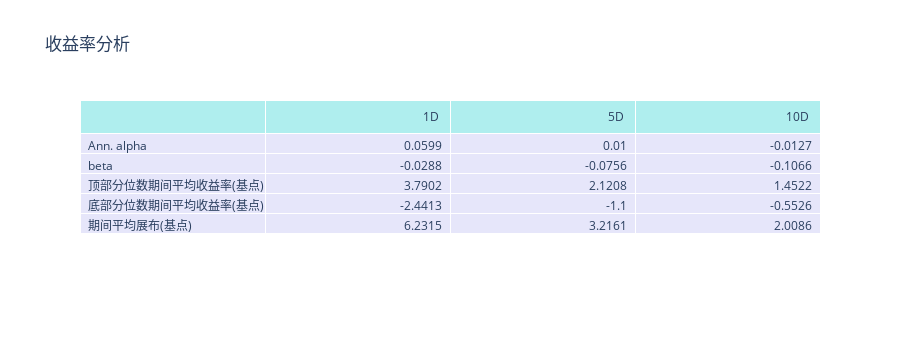
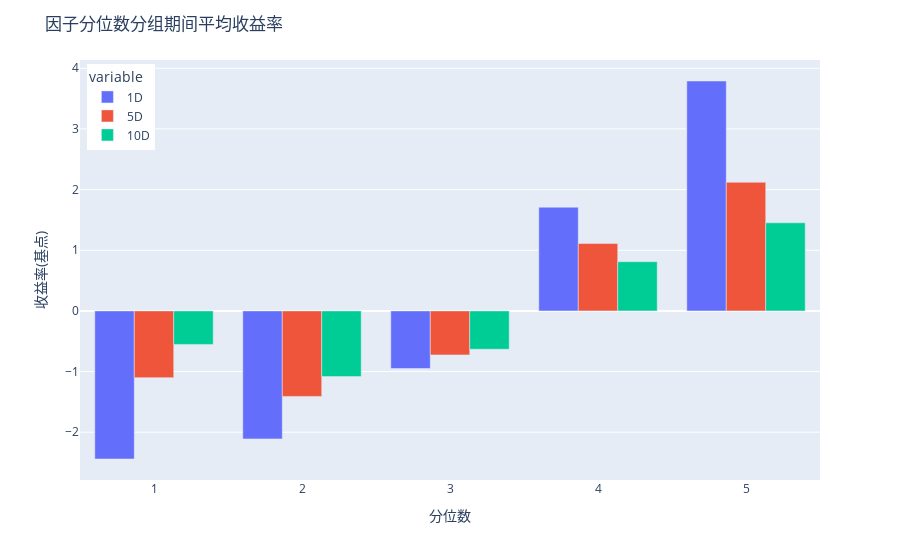
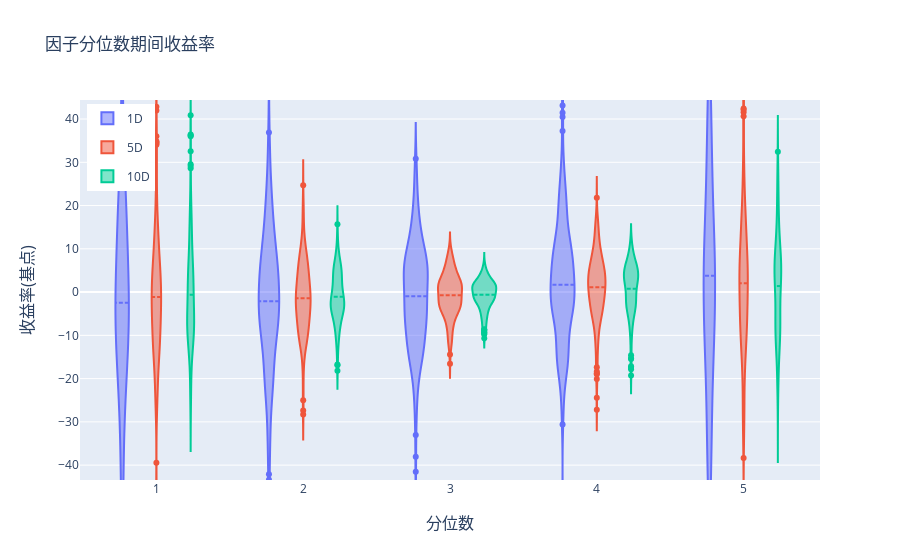
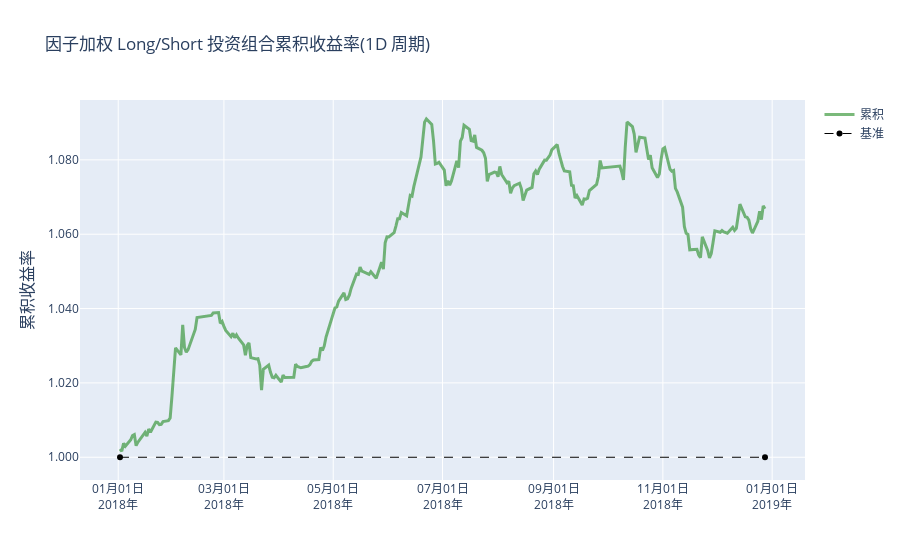

The notebook cell these images were saved under, in order:
### Markdown cell above
## Analyzing Alpha Factors By Group
Alphalens allows you to group assets using a classifier. A common use case for this is creating a classifier that specifies which sector each equity belongs to, then comparing your alpha factor's returns among sectors.

You can group assets by any classifier, but sector is most common. The pipeline in the first cell of this lesson returns a column named sector, whose values represent the corresponding Morningstar sector code. All we have to do now is pass that column to the groupby argument of `get_clean_factor_and_forward_returns()`

The following code shows how to make those changes.

### Code cell
from alphalens.tears import create_returns_tear_sheet

sector_labels, sector_labels[-1] = dict(Sector.SECTOR_NAMES), "Unknown"

factor_data = get_clean_factor_and_forward_returns(
    factor=pipeline_output['factor_to_analyze'],
    prices=pricing_data,
    groupby=pipeline_output['sector'],
    groupby_labels=sector_labels,
)

create_returns_tear_sheet(factor_data=factor_data, by_group=True)

### Figure 1 — Plotly figure (JSON) as saved in the notebook; plotly's stock layout.template omitted (floating-point values rounded to 4 significant figures)
{"data": [{"cells": {"align": ["left", "right"], "fill": {"color": "lavender"}, "values": [["Ann. alpha", "beta", "顶部分位数期间平均收益率(基点)", "底部分位数期间平均收益率(基点)", "期间平均展布(基点)"], [0.0599, -0.0288, 3.79, -2.441, 6.231], [0.01, -0.0756, 2.121, -1.1, 3.216], [-0.0127, -0.1066, 1.452, -0.5526, 2.009]]}, "header": {"align": ["left", "right"], "fill": {"color": "paleturquoise"}, "values": ["", "1D <br>", "5D <br>", "10D <br>"]}, "type": "table"}], "layout": {"height": 350, "title": {"text": "收益率分析"}}}

### Figure 2 — Plotly figure (JSON) as saved in the notebook; plotly's stock layout.template omitted (floating-point values rounded to 4 significant figures)
{"data": [{"alignmentgroup": "True", "hovertemplate": "variable=1D<br>factor_quantile=%{x}<br>value=%{y}<extra></extra>", "legendgroup": "1D", "marker": {"color": "#636efa"}, "name": "1D", "offsetgroup": "1D", "orientation": "v", "showlegend": true, "textposition": "auto", "type": "bar", "x": [1, 2, 3, 4, 5], "xaxis": "x", "y": [-2.441, -2.11, -0.9502, 1.71, 3.79], "yaxis": "y"}, {"alignmentgroup": "True", "hovertemplate": "variable=5D<br>factor_quantile=%{x}<br>value=%{y}<extra></extra>", "legendgroup": "5D", "marker": {"color": "#EF553B"}, "name": "5D", "offsetgroup": "5D", "orientation": "v", "showlegend": true, "textposition": "auto", "type": "bar", "x": [1, 2, 3, 4, 5], "xaxis": "x", "y": [-1.1, -1.409, -0.7253, 1.111, 2.121], "yaxis": "y"}, {"alignmentgroup": "True", "hovertemplate": "variable=10D<br>factor_quantile=%{x}<br>value=%{y}<extra></extra>", "legendgroup": "10D", "marker": {"color": "#00cc96"}, "name": "10D", "offsetgroup": "10D", "orientation": "v", "showlegend": true, "textposition": "auto", "type": "bar", "x": [1, 2, 3, 4, 5], "xaxis": "x", "y": [-0.5526, -1.083, -0.6317, 0.8115, 1.452], "yaxis": "y"}], "layout": {"barmode": "group", "legend": {"title": {"text": "variable"}, "tracegroupgap": 0, "x": 0.01, "xanchor": "left", "y": 0.99, "yanchor": "top"}, "margin": {"t": 60}, "title": {"text": "因子分位数分组期间平均收益率"}, "xaxis": {"anchor": "y", "domain": [0, 1], "title": {"text": "分位数"}}, "yaxis": {"anchor": "x", "domain": [0, 1], "range": [null, null], "title": {"text": "收益率(基点)"}}}}

### Figure 3 — Plotly figure (JSON) as saved in the notebook; plotly's stock layout.template omitted (floating-point values rounded to 4 significant figures; data arrays with more than 128 entries replaced by an {"elided": "..."} marker saying what was removed)
{"data": [{"box": {"visible": false}, "legendgroup": "1D", "meanline": {"visible": true}, "name": "1D", "scalegroup": "1D", "type": "violin", "x": {"elided": "1215 int values"}, "y": {"elided": "1215 float values"}}, {"box": {"visible": false}, "legendgroup": "5D", "meanline": {"visible": true}, "name": "5D", "scalegroup": "5D", "type": "violin", "x": {"elided": "1215 int values"}, "y": {"elided": "1215 float values"}}, {"box": {"visible": false}, "legendgroup": "10D", "meanline": {"visible": true}, "name": "10D", "scalegroup": "10D", "type": "violin", "x": {"elided": "1215 int values"}, "y": {"elided": "1215 float values"}}], "layout": {"annotations": [{"font": {"size": 16}, "showarrow": false, "text": "分位数", "x": 0.5, "xanchor": "center", "xref": "paper", "y": 0, "yanchor": "top", "yref": "paper", "yshift": -30}, {"font": {"size": 16}, "showarrow": false, "text": "收益率(基点)", "textangle": -90, "x": 0, "xanchor": "right", "xref": "paper", "xshift": -40, "y": 0.5, "yanchor": "middle", "yref": "paper"}], "legend": {"x": 0.01, "xanchor": "left", "y": 0.99, "yanchor": "top"}, "title": {"text": "因子分位数期间收益率"}, "violinmode": "group", "xaxis": {"anchor": "y", "domain": [0, 1]}, "yaxis": {"anchor": "x", "domain": [0, 1], "range": [-43.44, 44.4]}}}

### Figure 4 — Plotly figure (JSON) as saved in the notebook; plotly's stock layout.template omitted (floating-point values rounded to 4 significant figures; data arrays with more than 128 entries replaced by an {"elided": "..."} marker saying what was removed)
{"data": [{"line": {"color": "forestgreen", "width": 3}, "name": "累积", "opacity": 0.6, "type": "scatter", "x": {"elided": "243 str values"}, "y": {"elided": "243 float values"}}, {"line": {"color": "black", "dash": "dash", "width": 1}, "name": "基准", "type": "scatter", "x": ["2018-01-02T00:00:00+00:00", "2018-12-28T00:00:00+00:00"], "y": [1, 1]}], "layout": {"annotations": [{"font": {"size": 16}, "showarrow": false, "text": "累积收益率", "textangle": -90, "x": 0, "xanchor": "right", "xref": "paper", "xshift": -40, "y": 0.5, "yanchor": "middle", "yref": "paper"}], "title": {"text": "因子加权 Long/Short 投资组合累积收益率(1D 周期)"}, "xaxis": {"anchor": "y", "domain": [0, 1], "tickformat": "%m月%d日<br>%Y年"}, "yaxis": {"anchor": "x", "domain": [0, 1], "tickformat": ".3f"}}}
